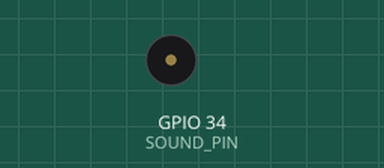
Simulated run of this sketch. Board: ESP32. Shown: buzzer (waves = sounding).

Above: at 0.1 s.
At 1.1 s:
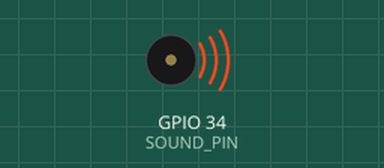
Timing chart, 0 to 2.6 s (numbered marks = the images above):
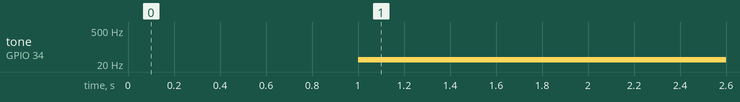

The sketch:

Reversing_truck_sound.ino
```cpp
//A sound code for a reversing truck

//Pins declared here
#define SOUND_PIN 34

//Settings for reversing truck sound
#define INTERVAL 1000 //ms
#define SOUND_DURATION_ON 18000//ms
#define FREQUENCY 30 //Hz

int duration = 0; //Duration for off time arduino
int lastTime = 0; //Keep track of time for arduino reversing truck sound


void setup() {
    pinMode(SOUND_PIN, OUTPUT);
}

void loop() {
    duration = millis();
    if (duration - lastTime > INTERVAL) {
        lastTime = duration;
        tone(SOUND_PIN, FREQUENCY, SOUND_DURATION_ON);
    }
}
```

Measured:
- by itself, tone on GPIO 34 (SOUND_PIN): silent → 30 Hz at 1.0 s
